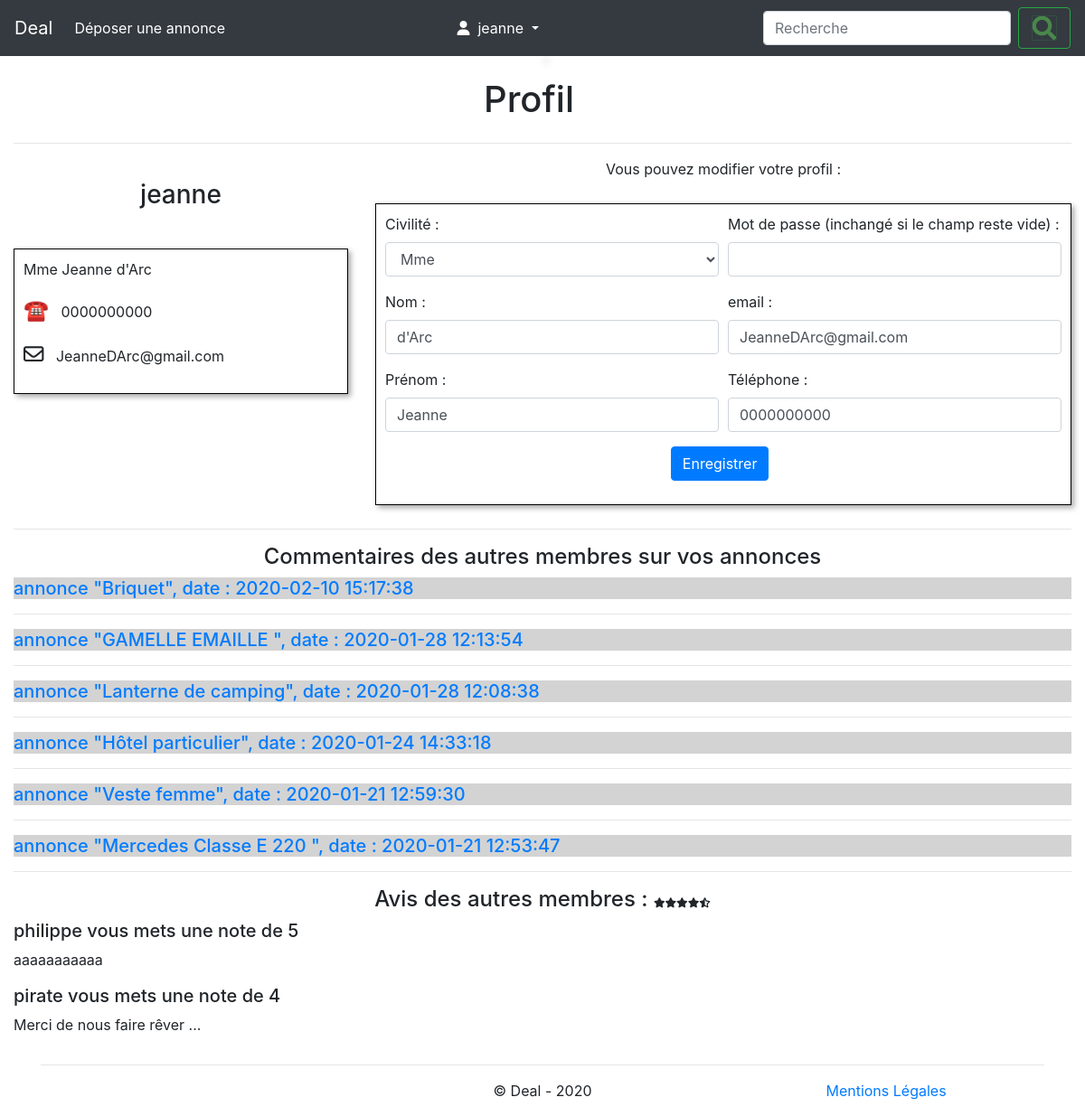
Page /profil.php (signed in) on the committed database.
### tables this page shows
CREATE TABLE IF NOT EXISTS `annonce` (
  `id` int(11) NOT NULL AUTO_INCREMENT,
  `titre` varchar(255) NOT NULL,
  `description_courte` varchar(255) NOT NULL,
  `description_longue` text NOT NULL,
  `prix` float NOT NULL,
  `photo` varchar(255) NOT NULL,
  `pays` varchar(100) NOT NULL,
  `ville` varchar(100) NOT NULL,
  `adresse` text NOT NULL,
  `code_postal` char(5) NOT NULL,
  `membre_id` int(11) DEFAULT NULL,
  `categorie_id` int(11) NOT NULL,
  `date_enregistrement` datetime NOT NULL,
  PRIMARY KEY (`id`),
  KEY `membre_id` (`membre_id`),
  KEY `categorie_id` (`categorie_id`)
);

CREATE TABLE IF NOT EXISTS `note` (
  `id` int(11) NOT NULL AUTO_INCREMENT,
  `note` int(11) NOT NULL,
  `avis` text NOT NULL,
  `membre_id1` int(11) DEFAULT NULL,
  `membre_id2` int(11) NOT NULL,
  `date_enregistrement` datetime NOT NULL,
  PRIMARY KEY (`id`),
  KEY `membre_id1` (`membre_id1`),
  KEY `membre_id2` (`membre_id2`)
);

CREATE TABLE IF NOT EXISTS `membre` (
  `id` int(11) NOT NULL AUTO_INCREMENT,
  `pseudo` varchar(45) NOT NULL,
  `mdp` varchar(255) NOT NULL,
  `nom` varchar(45) NOT NULL,
  `prenom` varchar(45) NOT NULL,
  `telephone` varchar(45) NOT NULL,
  `email` varchar(45) NOT NULL,
  `civilite` enum('M.','Mme') NOT NULL,
  `role` enum('user','admin') NOT NULL,
  `date_enregistrement` datetime NOT NULL,
  PRIMARY KEY (`id`)
);

### profil.php (the view, shortened to what this page needs)
<?php
$commentaires = '';
$avis = '';
extract ($_SESSION['membre']);
$decompteAnnonces = executerRequete ("SELECT COUNT(id) FROM annonce WHERE membre_id = :id",  array (':id' => $id));
if ($decompteAnnonces->fetch (PDO::FETCH_NUM)[0] != '0')
	{
	$commentaires .= '<hr>';
	$commentaires .= '<div style="text-align:center"><h4>Commentaires des autres membres sur vos annonces</h4></div>';
	$listeAnnonces = executerRequete ("SELECT id, titre, date_enregistrement date
	                                     FROM annonce
	                                     WHERE membre_id = :id
	                                     ORDER BY date_enregistrement DESC", array (':id' => $id));
	while ($annonce = $listeAnnonces->fetch(PDO::FETCH_ASSOC))
		{
		$commentaires .= '<div style="background:lightgrey"><h5><a href="fiche_annonce.php?id='.$annonce['id'].'">annonce "'.$annonce['titre'].'", date : '.$annonce['date'].'</a></h5></div>';
		$resultat = executerRequete ("SELECT MAX(date_enregistrement) FROM commentaire WHERE annonce_id = :id AND membre_id = :moi",
		                             array (':id' => $annonce['id'], ':moi' => $_SESSION['membre']['id']));
		$date = '';
		if ($resultat->rowCount() == 1)
			$date = $resultat->fetch(PDO::FETCH_NUM)[0];
		$commentaires .= '<div id="suite_'.$annonce['id'].'">';
		$commentaires .= '<script>suiteCommentaires('.$annonce['id'].($date?(',\''.$date.'\''):'').')</script>';
		$commentaires .= '</div>';
		$commentaires .= '<hr>';
		}
	}
$resultat = executerRequete ("SELECT AVG(note) note, COUNT(note) nombre
                             FROM note
                             WHERE membre_id2 = :id", array (':id' => $id));
$resultat = $resultat->fetch (PDO::FETCH_ASSOC);
if ($resultat['nombre'] != '0')
	{
	$avis .= '<div style="text-align:center"><h4>Avis des autres membres : '.noteEnEtoiles($resultat['note']).'</h4></div>';
	$resultat = executerRequete ("SELECT avis, pseudo, note
	                             FROM note
	                             LEFT JOIN membre ON membre_id1 = membre.id
	                             WHERE membre_id2 = :id
	                             ORDER BY note.date_enregistrement DESC", array (':id' => $id));
	while ($ligne = $resultat->fetch (PDO::FETCH_ASSOC))
		{
		$avis .= "<h5>$ligne[pseudo] vous mets une note de $ligne[note]</h5>";
		$avis .= "<p>$ligne[avis]</p>";
		}
	}
require_once 'inc/header.php';
?>
<div class="row" style="width:100%;text-align:center;">
	<div class="col-sm-12">
		<h1 class="mt-4">Profil</h1>
	</div>
</div>
<div class="row">
	<div class="col-sm-12">
		<hr>
	</div>
</div>
<div class="row">
	<div class="col-sm-4">
		<div class="row">
		</div>
<?php
extract ($_SESSION['membre']);
echo         '<h3 style="text-align:center;">'.$pseudo.'</h3>';
echo         '<br>';
echo         '<div style="padding:10px;" class="cadre-formulaire">';
echo             '<p>'.$civilite.' '.$prenom.' '.$nom.'</p>';
echo             '<p><span style="font-size:1.4rem;">&#9742;</span> &nbsp; '.$telephone.'</p>';
echo             '<p><span style="font-size:1.4rem;"><i class="far fa-envelope"></i></span> &nbsp; '.$email.'</p>';
echo         '</div>';
echo    '</div>';
?>
	<div class="col-sm">
		<div class="row">
			<div class="col-sm-12">
				<p style="text-align:center;">Vous pouvez modifier votre profil :</p>
			</div>
		</div>
		<div class="cadre-formulaire">
			<form id="formulaire" method="post" action="#">
				<div class="form-row">
					<div class="form-group col-md-6">
						<label for="civilite">Civilité :</label>
						<select name="civilite" id="civilite" class="form-control">
							<option value="Mme"<?php if (isset($civilite) && $civilite=='Mme') echo 'selected'; ?>>Mme</option>
						</select>
					</div>
					<div class="form-group col-md-6">
						<label for="mdp">Mot de passe (inchangé si le champ reste vide) :</label>
						<input type="password" name="mdp" id="mdp" class="form-control" value="">
					</div>
				</div>
				<div class="form-row">
					<div class="form-group col-md-6">
						<label for="nom">Nom :</label>
						<input type="text" name="nom" id="nom" class="form-control" value="<?php echo $nom ?>">
					</div>
					<div class="form-group col-md-6">
						<label for="email">email :</label>
						<input type="text" name="email" id="email" class="form-control" value="<?php echo $email ?>">
					</div>
				</div>
				<div class="form-row">
					<div class="form-group col-md-6">
						<label for="prenom">Prénom :</label>
						<input type="text" name="prenom" id="prenom" class="form-control" value="<?php echo $prenom ?>">
					</div>
					<div class="form-group col-md-6">
						<label for="telephone">Téléphone :</label>
						<input type="text" name="telephone" id="telephone" class="form-control" value="<?php echo $telephone ?>">
					</div>
				</div>
				<div class="form-row">
					<div class="form-group col-md-5">
					</div>
					<div class="form-group col-md-6">
						<button type="submit" class="btn btn-primary">Enregistrer</button>
					</div>
				</div>
			</form>
		</div>
	</div>
</div>
<?php
echo $commentaires;
echo $avis;
require_once 'inc/footer.php';

### css/style.css (style rules this page uses)
.cadre-formulaire { max-width:100vw; margin:10px auto; border:solid black 1px; padding:10px; box-shadow: 3px 3px 6px darkgrey; }

### rows in the picture
annonce: titre "Briquet", date_enregistrement "2020-02-10 15:17:38"
annonce: titre "GAMELLE EMAILLE", date_enregistrement "2020-01-28 12:13:54"
annonce: titre "Lanterne de camping", date_enregistrement "2020-01-28 12:08:38"
annonce: titre "Hôtel particulier", date_enregistrement "2020-01-24 14:33:18"
annonce: titre "Veste femme", date_enregistrement "2020-01-21 12:59:30"
annonce: titre "Mercedes Classe E 220", date_enregistrement "2020-01-21 12:53:47"
note: membre_id1.pseudo "philippe", note "5", avis "aaaaaaaaaaa"
note: membre_id1.pseudo "pirate", note "4", avis "Merci de nous faire rêver ..."

### other values in the picture
$_SESSION['membre']['pseudo'] "jeanne"
$pseudo "jeanne"
$civilite "Mme"
$prenom "Jeanne"
$nom "d'Arc"
$telephone "0000000000"
$email "JeanneDArc@gmail.com"
